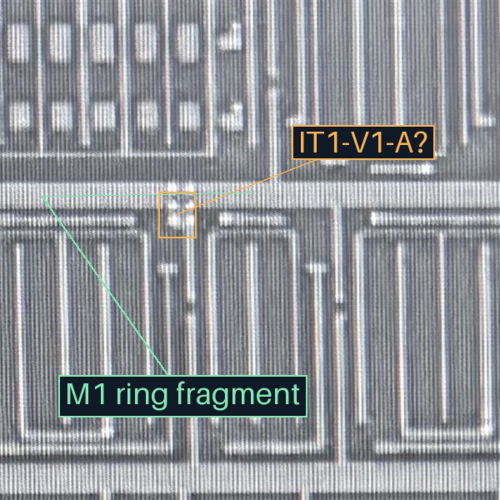
#> input picture assets/carrier-m1.webp, 1000 x 1000 px (shown at 1/2 size)
$ python -i guided_materials.py   (imports and definitions only)
#> lines starting #> are read from the running program, lines starting #| are printed output that depends on the picture; after the words box and inside, x2 and y2 are one past the last pixel; in counts of white or black regions, pixels touching at a corner belong together
#> further down, picture is the input picture: shape (1000, 1000, 3); mean B, G, R 150.5, 146.2, 142.5
"""Refine local positive material examples on raw images, with CT occlusion unknown.

Run: silicon-eye annotate guided --spec <json> --output <new-dir>.
OpenCV GrabCut is a bounded refinement, not a learned/validated device extractor.
"""

from __future__ import annotations

import json
from pathlib import Path

import cv2
import numpy as np

from .registration_audit import digest, write_image, write_json


# [10 lines left out: function read_paint, not called in this run]


def ct_support(image: np.ndarray, *, profile: str = "legacy") -> np.ndarray:
    """Bright compact residuals only; CT shape remains an inferred localization."""
#> called with profile = 'legacy'
    if profile not in {"legacy", "narrow_vertical"}:
        raise ValueError(f"unsupported CT profile: {profile}")
    gray = cv2.cvtColor(image, cv2.COLOR_BGR2GRAY)
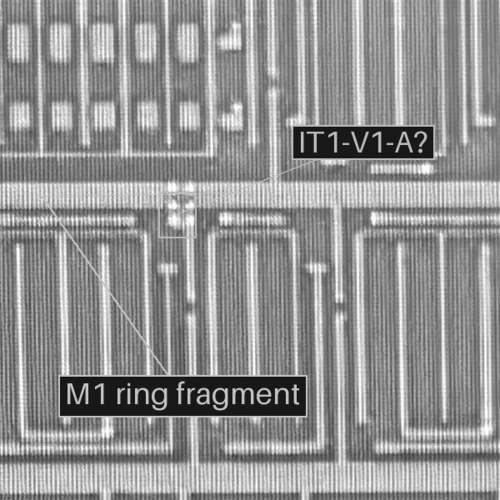
#> gray: shape (1000, 1000) (shown at 1/2 size); min 7, max 255, mean 145.6
    smooth = cv2.GaussianBlur(gray, (5, 5), 1)
    residual = smooth.astype(float) - cv2.GaussianBlur(smooth, (0, 0), 4).astype(float)
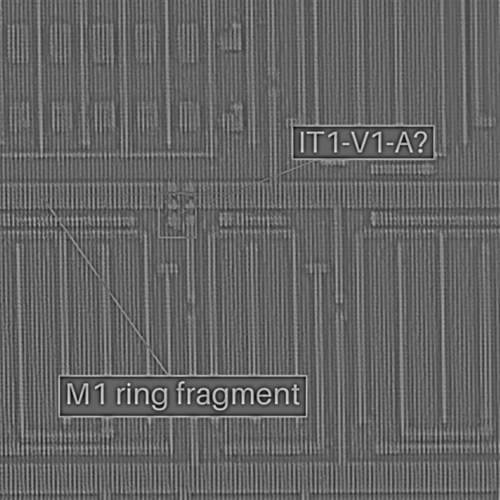
#> residual: shape (1000, 1000) float64 (shown at 1/2 size); min -82, max 126, mean 0; drawn with min black and max white
    peaks = ((smooth > 190) & (residual > 18)).astype(np.uint8)
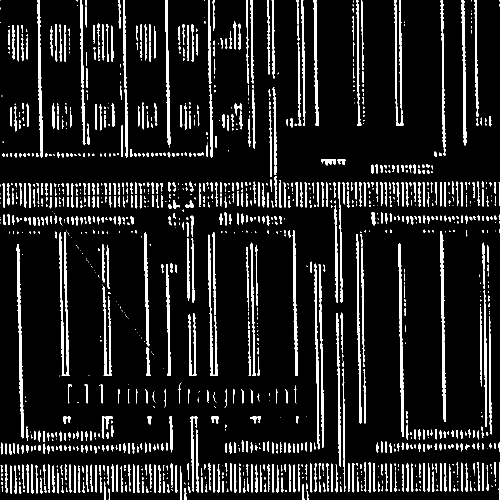
#> peaks: shape (1000, 1000) (shown at 1/2 size); values 0 (black) and 1 (white), 10.3% white; 1347 white regions (607 under 20 px), largest, box (x1, y1, x2, y2) and area: (119, 464, 139, 752) 2166, (33, 488, 47, 877) 1996, (880, 462, 892, 844) 1990
    _, labels, stats, _ = cv2.connectedComponentsWithStats(peaks)
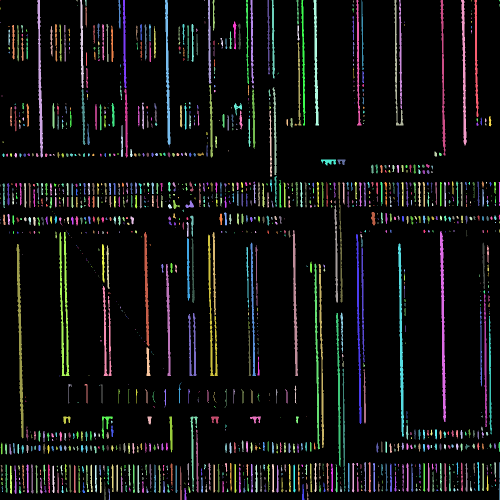
#> labels: shape (1000, 1000) int32 (shown at 1/2 size); 1348 distinct labels, from 0 to 1347; one colour per label, 0 black
#> stats = 1348 rows, first 6: [0, 0, 1000, 1000, 897100], [0, 0, 1, 1, 1], [74, 0, 12, 315, 1498], [153, 0, 2, 3, 5], [160, 0, 8, 177, 720], [170, 0, 3, 12, 26]
    # Resolve accepted labels once; per-label full-image scans become prohibitive
    # on full native photographs while giving the same component selection.
    _, _, width, height, area = stats.T
#> width = 1348 values, max 1000 at index 0, min 1 at index 1, mean 4.35; height = 1348 values, max 1000 at index 0, min 1 at index 1, mean 24.78; area = 1348 values, max 897100 at index 0, min 1 at index 1, mean 741.8
    if profile == "legacy":
        shape_ok = ((np.minimum(width, height) >= 5)
                    & (width > 0.5 * height) & (width < 2 * height))
    else:
        shape_ok = ((width >= 3) & (height >= 5)
                    & (width >= 0.25 * height) & (width < 2 * height))
    accepted = ((area >= 20) & (area <= 450)
                & (np.maximum(width, height) <= 40) & shape_ok)
    accepted[0] = False
    result = accepted[labels].astype(np.uint8)
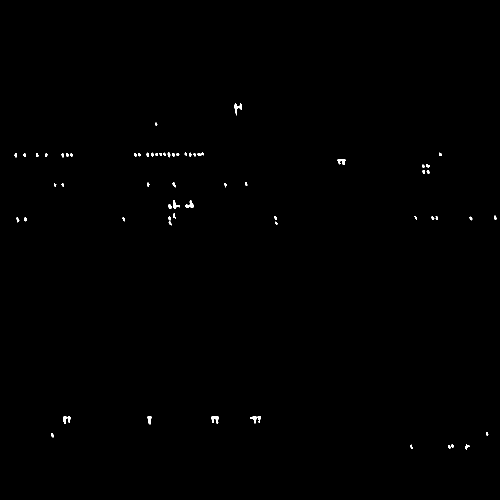
#> result: shape (1000, 1000) (shown at 1/2 size); values 0 (black) and 1 (white), 0.26% white; 61 white regions, largest, box (x1, y1, x2, y2) and area: (500, 833, 522, 847) 148, (468, 206, 484, 231) 145, (422, 833, 438, 847) 135
    return cv2.dilate(result, np.ones((3, 3), np.uint8)).astype(bool)
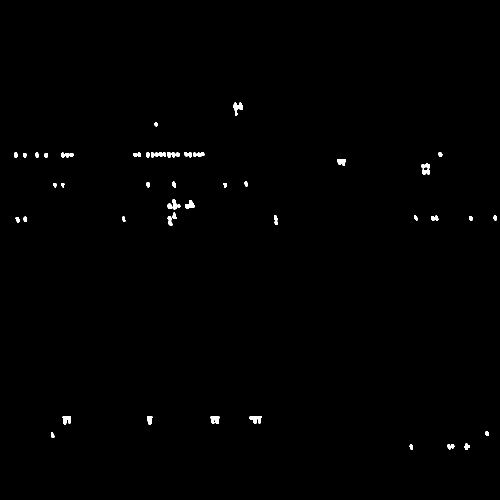
#> returned value: shape (1000, 1000) bool (shown at 1/2 size); 0.49% white; 55 white regions, largest, box (x1, y1, x2, y2) and area: (467, 205, 485, 232) 257, (499, 832, 523, 848) 252, (421, 832, 439, 848) 222


# [296 lines left out: functions preserve_prompt_separation, guided_mask, run_guided, not called in this run]

>>> import cv2
>>> picture = cv2.imread('../assets/carrier-m1.webp')
>>> result = ct_support(picture)

$ run again, on assets/device-aa.webp
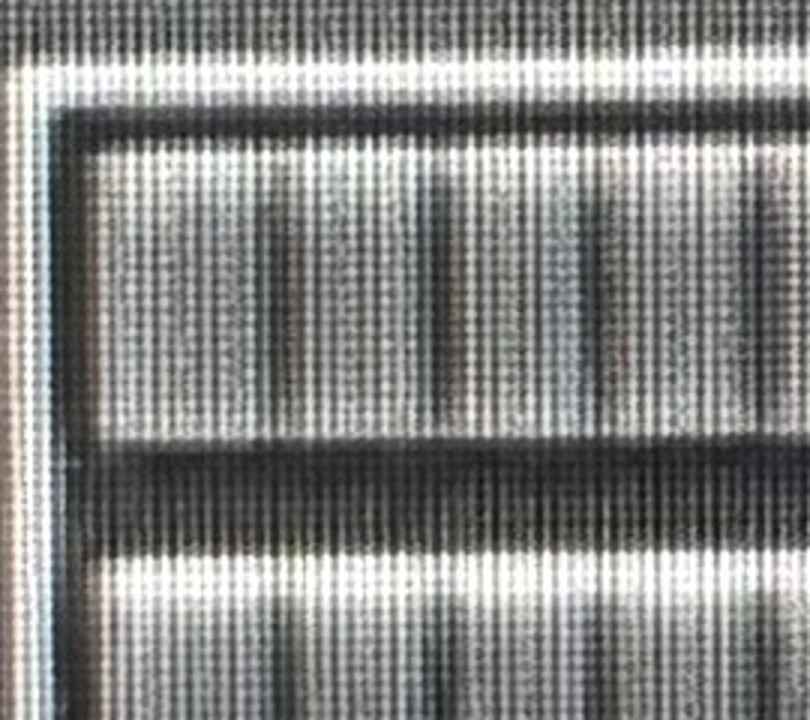
#> input picture assets/device-aa.webp, 810 x 720 px
#> picture is the input picture: shape (720, 810, 3); mean B, G, R 131.7, 133.4, 132.8
#> peaks: shape (720, 810); values 0 (black) and 1 (white), 8.3% white; 657 white regions (201 under 20 px), largest, box (x1, y1, x2, y2) and area: (40, 97, 52, 720) 3217, (24, 98, 34, 524) 2274, (7, 66, 16, 224) 808
#> in ct_support, `_, labels, stats, _ = cv2.connectedComponentsWithStats(peaks)`:
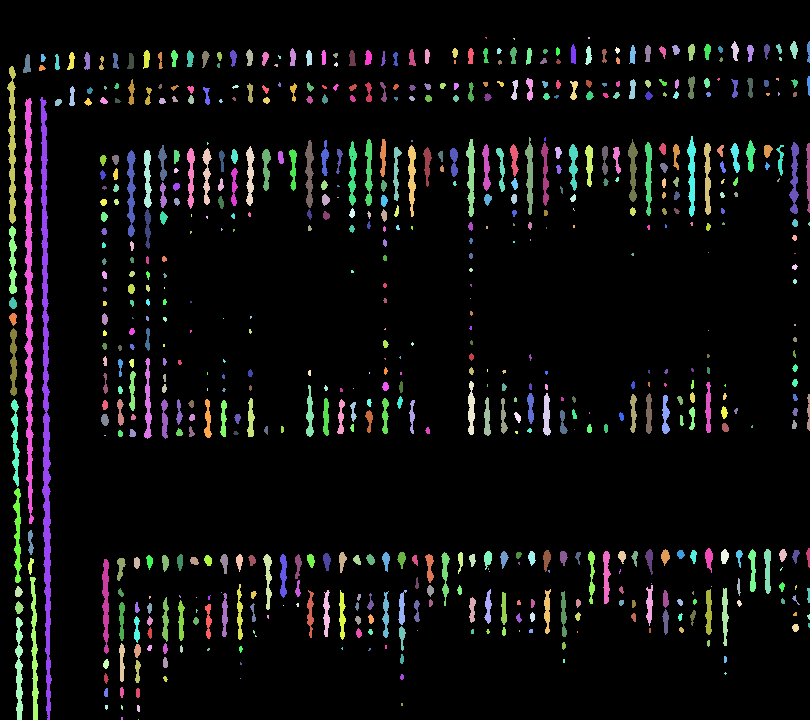
#> labels: shape (720, 810) int32; 658 distinct labels, from 0 to 657; one colour per label, 0 black
#> stats = 658 rows, first 6: [0, 0, 810, 720, 534919], [485, 37, 2, 2, 3], [588, 37, 2, 2, 4], [513, 38, 2, 2, 3], [731, 41, 8, 20, 91], [790, 41, 8, 18, 90]
#> width = 658 values, max 810 at index 0, min 1 at index 262, mean 6.53; height = 658 values, max 720 at index 0, min 1 at index 240, mean 17.95; area = 658 values, max 534919 at index 0, min 1 at index 297, mean 886.3
#> result: shape (720, 810); values 0 (black) and 1 (white), 1.2% white; 184 white regions, largest, box (x1, y1, x2, y2) and area: (661, 549, 670, 566) 94, (721, 549, 729, 564) 91, (397, 552, 406, 569) 90
#> in ct_support, `return cv2.dilate(result, np.ones((3, 3), np.uint8)).astype(bool)`:
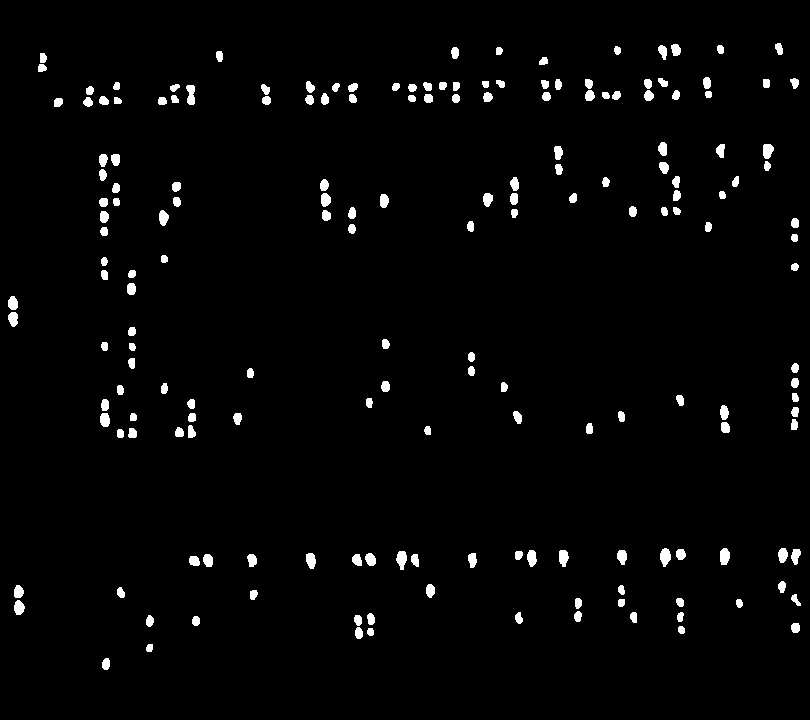
#> returned value: shape (720, 810) bool; 2.3% white; 183 white regions, largest, box (x1, y1, x2, y2) and area: (660, 548, 671, 567) 150, (396, 551, 407, 570) 146, (186, 85, 195, 105) 141

$ run again, on assets/device-m1.webp
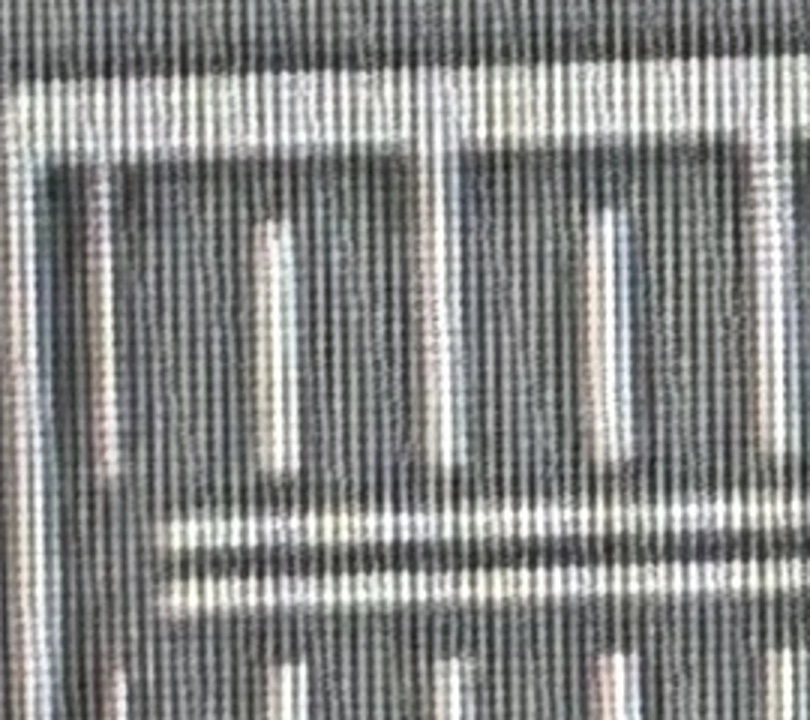
#> input picture assets/device-m1.webp, 810 x 720 px
#> picture is the input picture: shape (720, 810, 3); mean B, G, R 135.7, 137, 135.9
#> peaks: shape (720, 810); values 0 (black) and 1 (white), 10.6% white; 317 white regions (43 under 20 px), largest, box (x1, y1, x2, y2) and area: (433, 69, 449, 349) 1584, (604, 209, 618, 462) 1484, (33, 406, 48, 670) 1440
#> in ct_support, `_, labels, stats, _ = cv2.connectedComponentsWithStats(peaks)`:
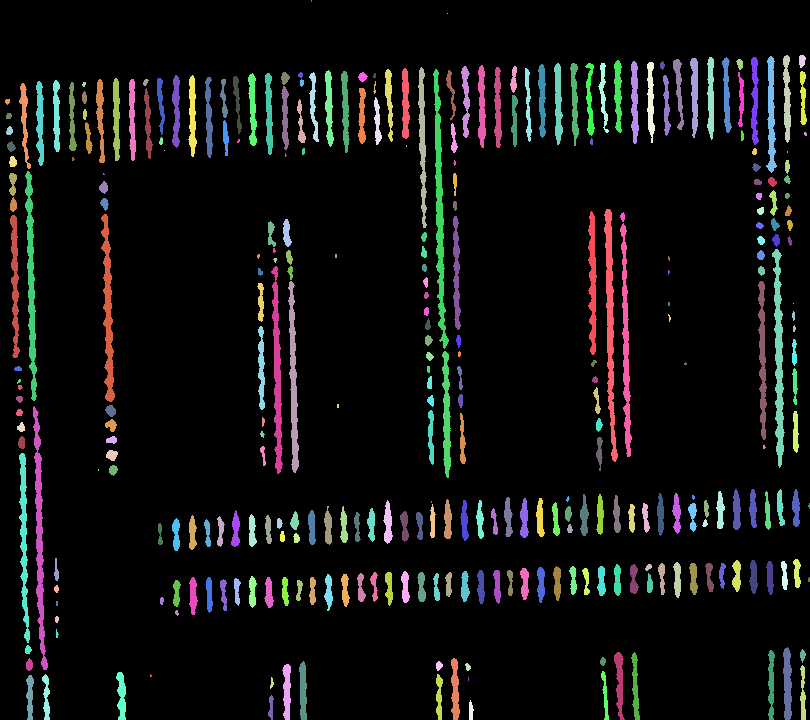
#> labels: shape (720, 810) int32; 318 distinct labels, from 0 to 317; one colour per label, 0 black
#> stats = 318 rows, first 6: [0, 0, 810, 720, 521578], [311, 0, 1, 2, 2], [447, 13, 1, 1, 1], [783, 55, 8, 88, 477], [799, 55, 7, 13, 70], [707, 57, 7, 83, 450]
#> width = 318 values, max 810 at index 0, min 1 at index 1, mean 9.5; height = 318 values, max 720 at index 0, min 1 at index 2, mean 39.96; area = 318 values, max 521578 at index 0, min 1 at index 2, mean 1834
#> result: shape (720, 810); values 0 (black) and 1 (white), 0.52% white; 62 white regions, largest, box (x1, y1, x2, y2) and area: (105, 419, 117, 432) 96, (106, 450, 118, 461) 96, (105, 405, 116, 417) 93
#> in ct_support, `return cv2.dilate(result, np.ones((3, 3), np.uint8)).astype(bool)`:
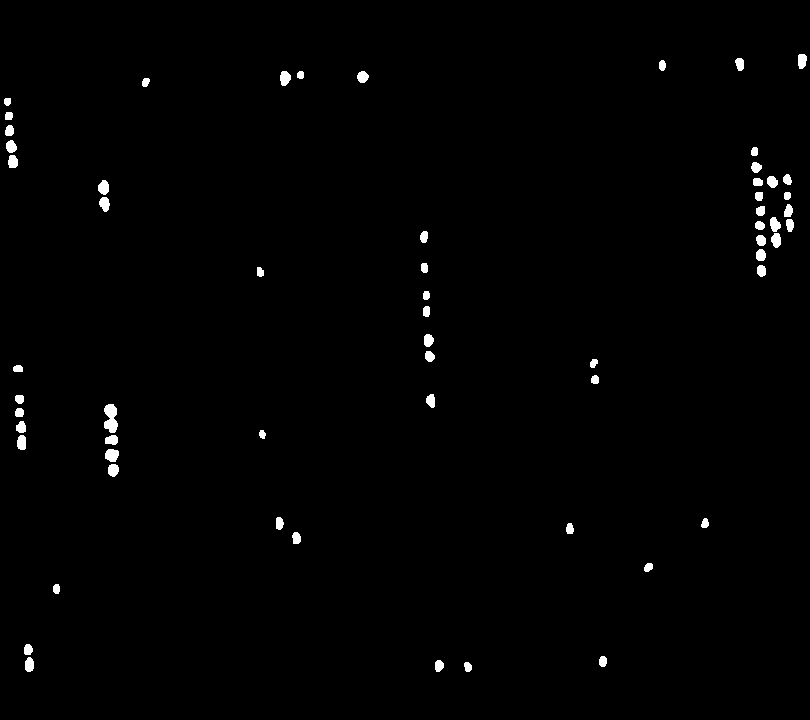
#> returned value: shape (720, 810) bool; 0.91% white; 61 white regions, largest, box (x1, y1, x2, y2) and area: (104, 404, 118, 433) 295, (105, 449, 119, 462) 146, (280, 71, 291, 86) 127
